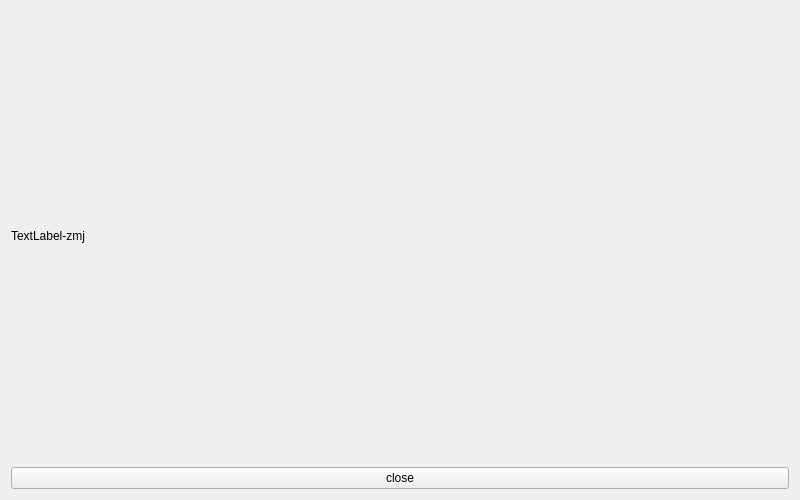
<?xml version="1.0" encoding="UTF-8"?>
<ui version="4.0">
 <class>LCDForm</class>
 <widget class="QWidget" name="LCDForm">
  <property name="geometry">
   <rect>
    <x>0</x>
    <y>0</y>
    <width>800</width>
    <height>500</height>
   </rect>
  </property>
  <property name="windowTitle">
   <string>Form</string>
  </property>
  <layout class="QGridLayout" name="gridLayout">
   <item row="0" column="0">
    <widget class="QLabel" name="label">
     <property name="text">
      <string>TextLabel-zmj</string>
     </property>
    </widget>
   </item>
   <item row="1" column="0">
    <widget class="QPushButton" name="pushButton">
     <property name="text">
      <string>close</string>
     </property>
    </widget>
   </item>
  </layout>
 </widget>
 <resources/>
 <connections/>
</ui>
